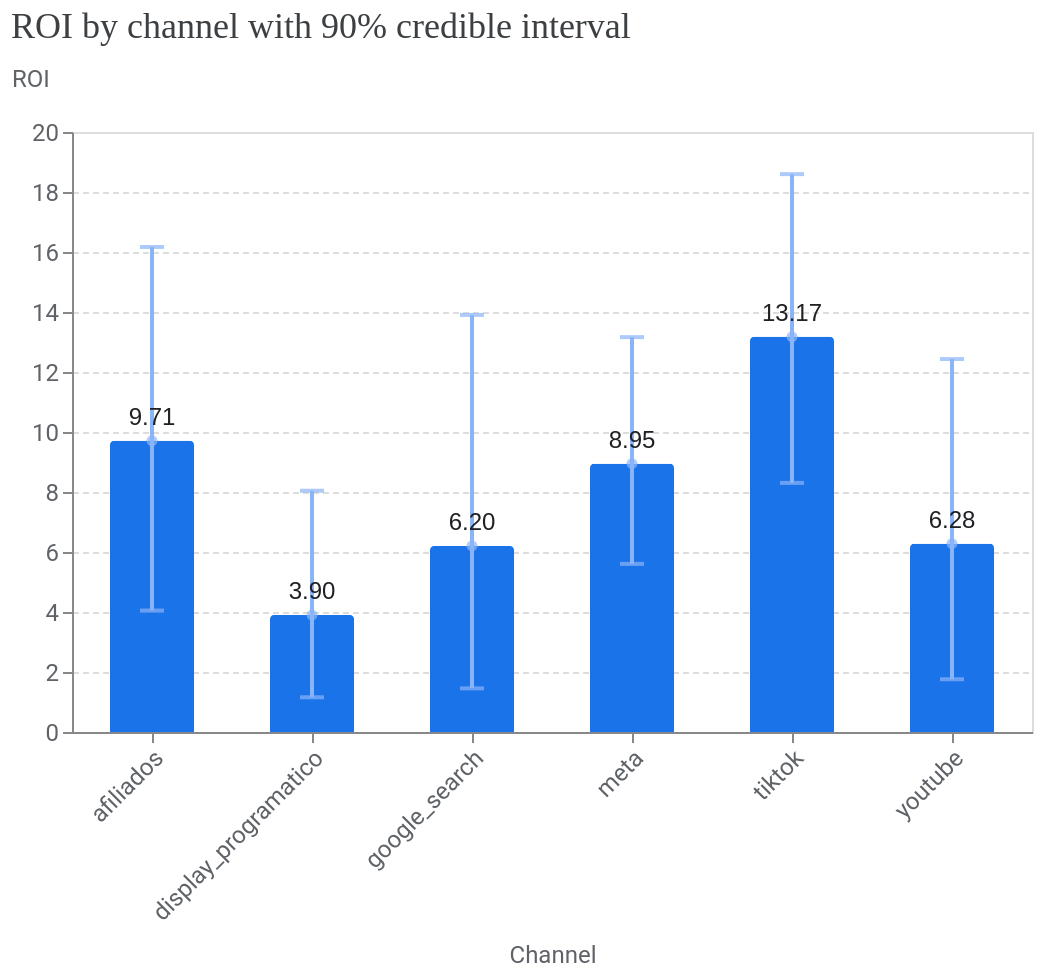

Notebook code for this chart:
### Code cell
ms_contas.plot_roi_bar_chart(include_ci=True)

### Figure 1 — Vega-Lite specification as saved in the notebook (floating-point values rounded to 4 significant figures)
{"config": {"view": {"continuousWidth": 300, "continuousHeight": 300}, "axis": {"labelColor": "#5F6368", "labelFont": "Roboto", "labelFontSize": 12, "titleColor": "#5F6368", "titleFont": "Roboto", "titleFontSize": 12, "titleFontWeight": "normal", "titlePadding": 10}, "tick": {"bandSize": 10, "thickness": 2}}, "layer": [{"mark": {"type": "bar", "color": "#1A73E8", "cornerRadiusEnd": 2, "size": 42}, "encoding": {"x": {"axis": {"labelAngle": -45}, "field": "channel", "title": "Channel", "type": "nominal"}, "y": {"axis": {"gridDash": [3, 2], "titleAlign": "left", "titleAngle": 0, "titleY": -20}, "field": "roi", "title": "ROI", "type": "quantitative"}}}, {"mark": {"type": "errorbar", "color": "#8AB4F8", "ticks": {"size": 12}}, "encoding": {"strokeWidth": {"value": 2}, "x": {"field": "channel", "type": "nominal"}, "y": {"field": "ci_hi", "title": "ROI", "type": "quantitative"}, "y2": {"field": "ci_lo"}}}, {"mark": {"type": "point", "color": "#8AB4F8", "filled": true, "tooltip": true}, "encoding": {"x": {"field": "channel", "type": "nominal"}, "y": {"field": "roi", "type": "quantitative"}}}, {"mark": {"type": "text", "align": "center", "baseline": "bottom", "color": "#202124", "dy": -5, "fontSize": 12}, "encoding": {"text": {"field": "roi", "format": ".2f", "type": "quantitative"}, "x": {"axis": {"labelAngle": -45}, "field": "channel", "title": "Channel", "type": "nominal"}, "y": {"axis": {"gridDash": [3, 2], "titleAlign": "left", "titleAngle": 0, "titleY": -20}, "field": "roi", "title": "ROI", "type": "quantitative"}}}], "data": {"name": "data-397fd227ae038dfee3ce24f3011357af"}, "title": {"text": "ROI by channel with 90% credible interval", "anchor": "start", "color": "#3C4043", "font": "Google Sans Display", "fontSize": 18, "fontWeight": "normal", "offset": 10}, "width": {"step": 80}, "$schema": "https://vega.github.io/schema/vega-lite/v6.4.1.json", "datasets": {"data-397fd227ae038dfee3ce24f3011357af": [{"channel": "afiliados", "ci_hi": 16.17, "ci_lo": 4.048, "roi": 9.706}, {"channel": "display_programatico", "ci_hi": 8.043, "ci_lo": 1.157, "roi": 3.897}, {"channel": "google_search", "ci_hi": 13.9, "ci_lo": 1.455, "roi": 6.203}, {"channel": "meta", "ci_hi": 13.16, "ci_lo": 5.603, "roi": 8.945}, {"channel": "tiktok", "ci_hi": 18.6, "ci_lo": 8.303, "roi": 13.17}, {"channel": "youtube", "ci_hi": 12.43, "ci_lo": 1.759, "roi": 6.278}]}}
